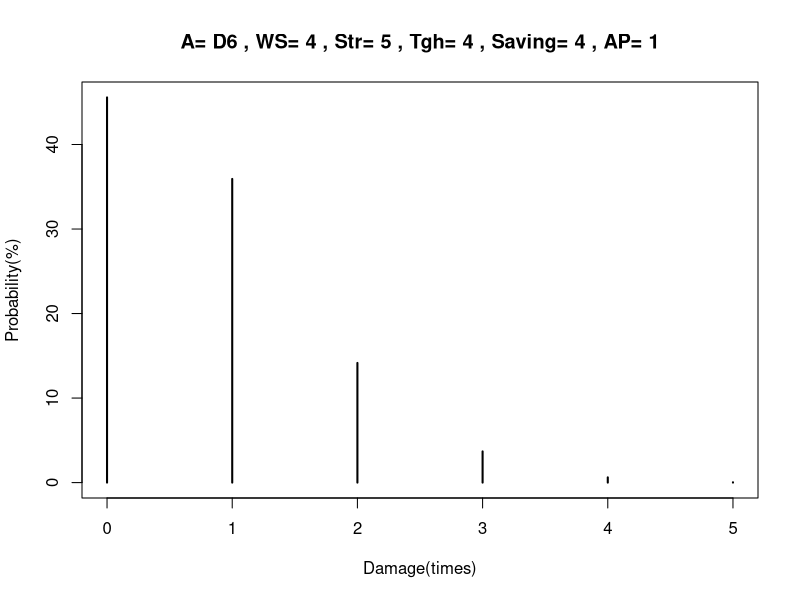
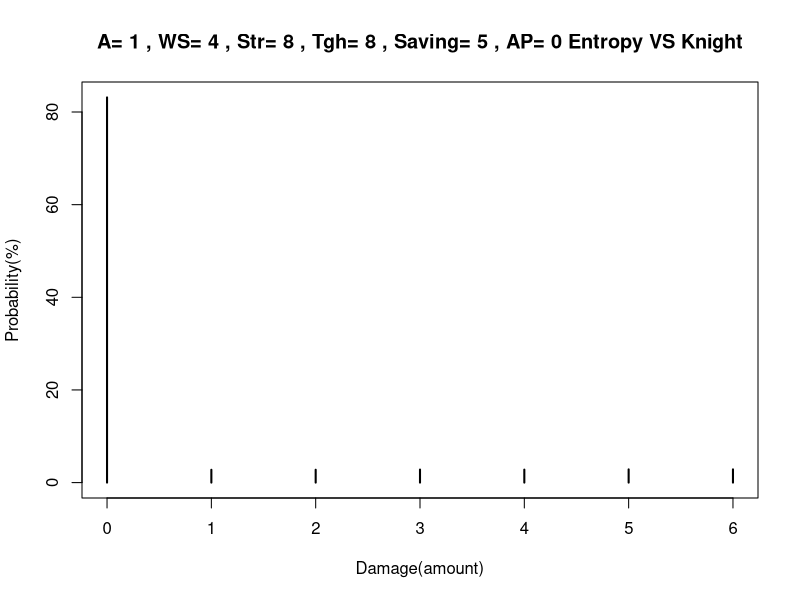
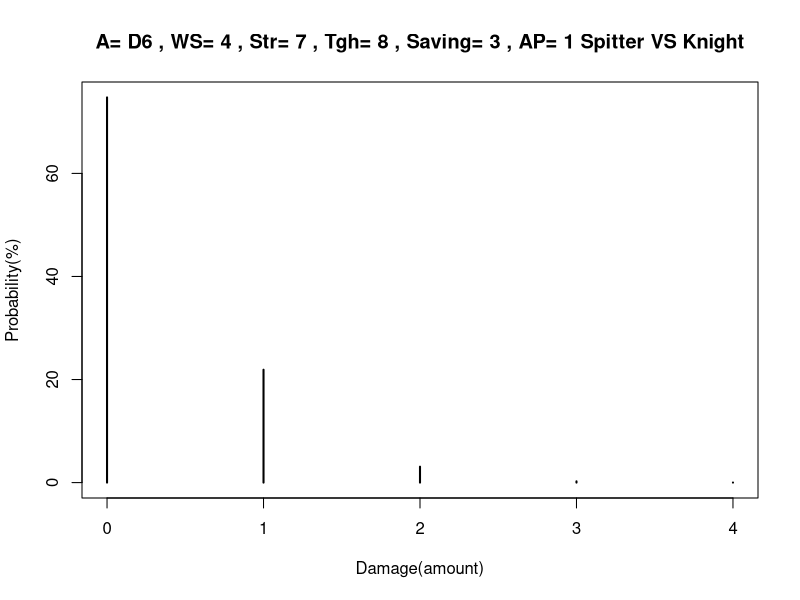
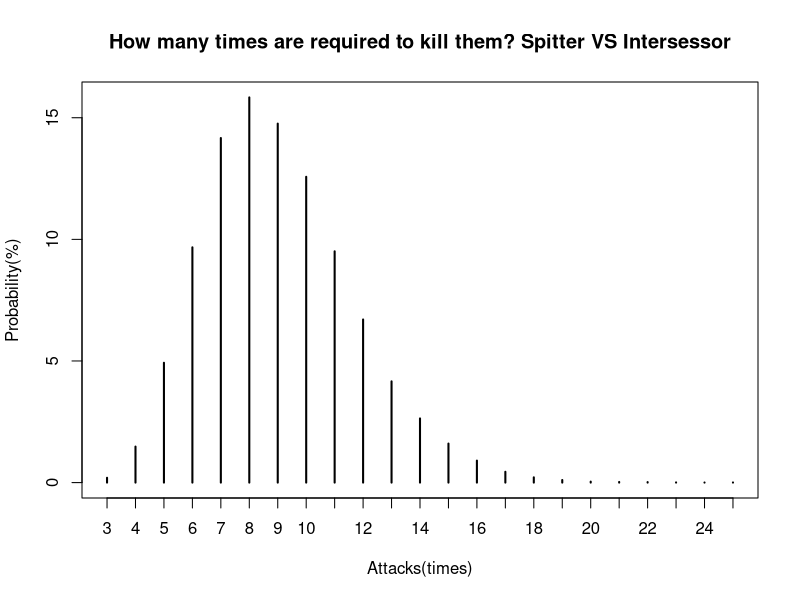

Source code (R) for these figures, in order:
###攻撃で何回ダメージが通るか実験します。
#hitroll Aの数だけロールして、WSで命中
hitroll<-function(A,WS){
  if (A=="D6"){
    A<-ceiling(runif(1)*6)
  }
  if (A=="D3"){
    A<-ceiling(runif(1)*3)
  }
  
  hitcheck<-ceiling(runif(A)*6)>=WS
  #print(hitcheck)
  return(sum(hitcheck))
}

#atk vs toughness, returns required-die
AvT<-function(strength,toughness){
  if(strength>=toughness*2){
    require<-2
  }
  else if(strength>toughness){
    require<-3
  }
  else if(strength==toughness){
    require<-4
  }
  else if(strength*2<=toughness){
    require<-6
  }
  else if(strength<toughness){
    require<-5
  }
  return(require)
}

#damageroll hitsの数だけhitしたとして、攻撃者のStrengthと被攻撃者のToughnessに応じたダメージロールを行う
#Drerollには、0:リロールなし（デフォルト）、1:1のみリロール、"any":失敗を全てリロール
damageroll<-function(hits,Strength,Toughness,Dreroll=0){
  require<-AvT(Strength,Toughness)
  damagedies<-ceiling(runif(hits)*6)
  damagecheck<-damagedies>=require
  #reroll
  if (Dreroll==0){
    return(sum(damagecheck))
  }
  else if (Dreroll==1){
    rerolls<-sum(damagedies==1)
    reroll_damagedies<-ceiling(runif(rerolls)*6)
    reroll_damagecheck<-reroll_damagedies>=require
    return(sum(damagecheck)+sum(reroll_damagecheck))
  }
  else if (Dreroll=="any"){
    rerolls<-sum(!damagecheck)
    reroll_damagedies<-ceiling(runif(rerolls)*6)
    reroll_damagecheck<-reroll_damagedies>=require
    return(sum(damagecheck)+sum(reroll_damagecheck))
  }
  
}

#AProll　damegesの数だけdamageロールが通ったとして、防御者のSavingと攻撃者のAPに応じたセービングを行い、通ったダメージ回数を返す
AProll<-function(damages,saving,AP){
  savingcheck<-ceiling(runif(damages)*6)>=(saving+AP)
  return(damages-sum(savingcheck))
}
AProll(damageroll(hitroll(A="D6",3),5,2),2,3)

#total sim　A,WS,Attack,Toughness,Saving,APを入力し、
#5万回のシミュレーションを行いダメージ回数ごとの確率を表にする
sim1<-function(A,WS,Str,Toughness,Saving,AP,Dreroll=0){
  title<-paste("A=",A,", WS=",WS,", Str=",Str,", Tgh=",Toughness,", Saving=",Saving,", AP=",AP)
  APs<-c()
  for (i in 1:50000){
    APs[i]<-AProll(damageroll(hitroll(A,WS),Str,Toughness,Dreroll),Saving,AP)
  }
  plot(table(APs)/500,main =title,xlab="Damage(times)",ylab="Probability(%)")
  return(table(APs)/500)
}


#実行
sim1(A="D6",WS=4,Str=5,Toughness=4,Saving=4,AP=1)

#ダメージ量のバージョン
sim2<-function(A,WS,Str,Tgh,Saving,AP=0,D=1,Subtitle="",Dreroll=0){
  title<-paste("A=",A,", WS=",WS,", Str=",Str,", Tgh=",Tgh,", Saving=",Saving,", AP=",AP)
  APs<-c()
  for (i in 1:50000){
    APs[i]<-AProll(damageroll(hitroll(A,WS),Str,Tgh,Dreroll),Saving,AP)
  }
  Damageamount<-c()
  for (i in 1:50000){
    if(D=="D6"){
      Damageamount[i]<-sum(ceiling(runif(APs[i])*6))
    }
    if(D=="D3"){
      Damageamount[i]<-sum(ceiling(runif(APs[i])*3))
    }
    if(is.numeric(D)){
    Damageamount[i]<-APs[i]*D
    }
  }
  plot(table(Damageamount)/500,main =paste(title,Subtitle),xlab="Damage(amount)",ylab="Probability(%)")
  return(table(Damageamount)/500)
}

#実行
sim2(A=1,WS=4,Str =8 ,Tgh = 8,Saving = 5,AP= 0, D="D6" ,Subtitle = "Entropy VS Knight")
sim2(A="D6",WS=4,Str =7 ,Tgh = 8,Saving = 3,AP= 1, D=1 ,Subtitle = "Spitter VS Knight")

#ダメージ回数を先に決めてから、それに達するまでにかかる回数のシミュレーション
howmany.to.kill<-function(A,WS,Attack,Toughness,Saving,AP,D,Wound,Dreroll=0){
  chikuseki_damage<-0
  i <- 0
  repeat {
    i<-i+1
    if (D=="D3"){D=ceiling(runif(1)*3)}
    if (D=="D6"){D=ceiling(runif(1)*6)}
    
    chikuseki_damage<-chikuseki_damage+D*AProll(damageroll(hitroll(A,WS),Attack,Toughness,Dreroll),Saving,AP)
    
    if(chikuseki_damage >= Wound) break
    
  }
  return(i)
}


#実行
howmany.to.kill("D6",3,5,4,2,3,2,10,Dreroll = 0)

#50000回のシミュレーション
sim3<-function(A,WS,Attack,Toughness,Saving,AP,D,Wound,Subtitle="",Dreroll=0){
  times<-c()
  for (j in 1:50000){
    times[j]<-howmany.to.kill(A,WS,Attack,Toughness,Saving,AP,D,Wound,Dreroll)
  }
  plot(table(times)/500,main=paste("How many times are required to kill them?",Subtitle),xlab="Attacks(times)",ylab="Probability(%)")
  return(table(times)/500)
}

#実行
sim3(A="D6",WS=1,Attack=7,Toughness=4,Saving=3,AP=1,D=1,Wound=10,"Spitter VS Intersessor")
